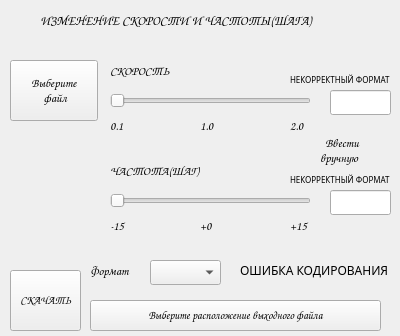
<?xml version="1.0" encoding="UTF-8"?>
<ui version="4.0">
 <class>Form</class>
 <widget class="QWidget" name="Form">
  <property name="geometry">
   <rect>
    <x>0</x>
    <y>0</y>
    <width>400</width>
    <height>336</height>
   </rect>
  </property>
  <property name="windowTitle">
   <string>Form</string>
  </property>
  <widget class="QLabel" name="label">
   <property name="geometry">
    <rect>
     <x>40</x>
     <y>0</y>
     <width>391</width>
     <height>41</height>
    </rect>
   </property>
   <property name="font">
    <font>
     <family>Comic Sans MS</family>
     <pointsize>10</pointsize>
    </font>
   </property>
   <property name="text">
    <string>ИЗМЕНЕНИЕ СКОРОСТИ И ЧАСТОТЫ(ШАГА)</string>
   </property>
  </widget>
  <widget class="QSlider" name="SpeedChangeSpeedSlider">
   <property name="geometry">
    <rect>
     <x>110</x>
     <y>90</y>
     <width>201</width>
     <height>22</height>
    </rect>
   </property>
   <property name="orientation">
    <enum>Qt::Horizontal</enum>
   </property>
  </widget>
  <widget class="QSlider" name="StepChangeSpeedSlider">
   <property name="geometry">
    <rect>
     <x>110</x>
     <y>190</y>
     <width>201</width>
     <height>22</height>
    </rect>
   </property>
   <property name="orientation">
    <enum>Qt::Horizontal</enum>
   </property>
  </widget>
  <widget class="QPushButton" name="FileChoseChangeSpeedButton">
   <property name="geometry">
    <rect>
     <x>10</x>
     <y>60</y>
     <width>88</width>
     <height>61</height>
    </rect>
   </property>
   <property name="font">
    <font>
     <family>Comic Sans MS</family>
    </font>
   </property>
   <property name="text">
    <string>Выберите
 файл</string>
   </property>
  </widget>
  <widget class="QLabel" name="PixmapChangeSpeedLabel">
   <property name="geometry">
    <rect>
     <x>17</x>
     <y>150</y>
     <width>71</width>
     <height>71</height>
    </rect>
   </property>
   <property name="text">
    <string/>
   </property>
  </widget>
  <widget class="QLineEdit" name="SpeedChangeSpeedLineEdit">
   <property name="geometry">
    <rect>
     <x>330</x>
     <y>90</y>
     <width>61</width>
     <height>25</height>
    </rect>
   </property>
  </widget>
  <widget class="QLineEdit" name="StepChangeSpeedLineEdit">
   <property name="geometry">
    <rect>
     <x>330</x>
     <y>190</y>
     <width>61</width>
     <height>25</height>
    </rect>
   </property>
  </widget>
  <widget class="QLabel" name="label_11">
   <property name="geometry">
    <rect>
     <x>320</x>
     <y>130</y>
     <width>68</width>
     <height>41</height>
    </rect>
   </property>
   <property name="font">
    <font>
     <family>Comic Sans MS</family>
    </font>
   </property>
   <property name="text">
    <string>  Ввести
вручную</string>
   </property>
  </widget>
  <widget class="QPushButton" name="ChangeSpeedChangeSpeedButton">
   <property name="geometry">
    <rect>
     <x>10</x>
     <y>270</y>
     <width>71</width>
     <height>61</height>
    </rect>
   </property>
   <property name="font">
    <font>
     <family>Comic Sans MS</family>
     <pointsize>8</pointsize>
     <weight>75</weight>
     <bold>true</bold>
    </font>
   </property>
   <property name="text">
    <string>СКАЧАТЬ</string>
   </property>
  </widget>
  <widget class="QLabel" name="label_12">
   <property name="geometry">
    <rect>
     <x>90</x>
     <y>230</y>
     <width>71</width>
     <height>16</height>
    </rect>
   </property>
   <property name="text">
    <string/>
   </property>
  </widget>
  <widget class="QComboBox" name="FormatChangeSpeedComboBox">
   <property name="geometry">
    <rect>
     <x>150</x>
     <y>260</y>
     <width>71</width>
     <height>25</height>
    </rect>
   </property>
  </widget>
  <widget class="QLabel" name="WarningChangeSpeedLabel">
   <property name="geometry">
    <rect>
     <x>240</x>
     <y>260</y>
     <width>151</width>
     <height>20</height>
    </rect>
   </property>
   <property name="font">
    <font>
     <family>Impact</family>
     <pointsize>9</pointsize>
    </font>
   </property>
   <property name="text">
    <string>ОШИБКА КОДИРОВАНИЯ</string>
   </property>
  </widget>
  <widget class="QLabel" name="label_14">
   <property name="geometry">
    <rect>
     <x>110</x>
     <y>60</y>
     <width>91</width>
     <height>21</height>
    </rect>
   </property>
   <property name="font">
    <font>
     <family>Comic Sans MS</family>
     <weight>75</weight>
     <bold>true</bold>
    </font>
   </property>
   <property name="text">
    <string>СКОРОСТЬ</string>
   </property>
  </widget>
  <widget class="QLabel" name="label_15">
   <property name="geometry">
    <rect>
     <x>110</x>
     <y>160</y>
     <width>141</width>
     <height>21</height>
    </rect>
   </property>
   <property name="font">
    <font>
     <family>Comic Sans MS</family>
     <weight>75</weight>
     <bold>true</bold>
    </font>
   </property>
   <property name="text">
    <string>ЧАСТОТА(ШАГ)</string>
   </property>
  </widget>
  <widget class="QLabel" name="label_16">
   <property name="geometry">
    <rect>
     <x>110</x>
     <y>110</y>
     <width>21</width>
     <height>31</height>
    </rect>
   </property>
   <property name="font">
    <font>
     <family>Comic Sans MS</family>
    </font>
   </property>
   <property name="text">
    <string>0.1</string>
   </property>
  </widget>
  <widget class="QLabel" name="label_17">
   <property name="geometry">
    <rect>
     <x>110</x>
     <y>210</y>
     <width>21</width>
     <height>31</height>
    </rect>
   </property>
   <property name="font">
    <font>
     <family>Comic Sans MS</family>
    </font>
   </property>
   <property name="text">
    <string>-15</string>
   </property>
  </widget>
  <widget class="QLabel" name="label_18">
   <property name="geometry">
    <rect>
     <x>200</x>
     <y>210</y>
     <width>21</width>
     <height>31</height>
    </rect>
   </property>
   <property name="font">
    <font>
     <family>Comic Sans MS</family>
    </font>
   </property>
   <property name="text">
    <string>+0</string>
   </property>
  </widget>
  <widget class="QLabel" name="label_19">
   <property name="geometry">
    <rect>
     <x>200</x>
     <y>110</y>
     <width>21</width>
     <height>31</height>
    </rect>
   </property>
   <property name="font">
    <font>
     <family>Comic Sans MS</family>
    </font>
   </property>
   <property name="text">
    <string>1.0</string>
   </property>
  </widget>
  <widget class="QLabel" name="label_20">
   <property name="geometry">
    <rect>
     <x>290</x>
     <y>110</y>
     <width>31</width>
     <height>31</height>
    </rect>
   </property>
   <property name="font">
    <font>
     <family>Comic Sans MS</family>
    </font>
   </property>
   <property name="text">
    <string>2.0</string>
   </property>
  </widget>
  <widget class="QLabel" name="label_21">
   <property name="geometry">
    <rect>
     <x>290</x>
     <y>210</y>
     <width>31</width>
     <height>31</height>
    </rect>
   </property>
   <property name="font">
    <font>
     <family>Comic Sans MS</family>
    </font>
   </property>
   <property name="text">
    <string>+15</string>
   </property>
  </widget>
  <widget class="QLabel" name="label_22">
   <property name="geometry">
    <rect>
     <x>90</x>
     <y>260</y>
     <width>68</width>
     <height>21</height>
    </rect>
   </property>
   <property name="font">
    <font>
     <family>Comic Sans MS</family>
    </font>
   </property>
   <property name="text">
    <string>Формат</string>
   </property>
  </widget>
  <widget class="QPushButton" name="PathChangeSpeedButton">
   <property name="geometry">
    <rect>
     <x>90</x>
     <y>300</y>
     <width>291</width>
     <height>31</height>
    </rect>
   </property>
   <property name="font">
    <font>
     <family>Comic Sans MS</family>
     <pointsize>8</pointsize>
    </font>
   </property>
   <property name="text">
    <string>Выберите расположение выходного файла</string>
   </property>
  </widget>
  <widget class="QLabel" name="SpeedWarningChangeSpeedLabel">
   <property name="geometry">
    <rect>
     <x>290</x>
     <y>70</y>
     <width>101</width>
     <height>20</height>
    </rect>
   </property>
   <property name="font">
    <font>
     <family>Impact</family>
     <pointsize>6</pointsize>
    </font>
   </property>
   <property name="text">
    <string>НЕКОРРЕКТНЫЙ ФОРМАТ</string>
   </property>
  </widget>
  <widget class="QLabel" name="StepWarningChangeSpeedLabel">
   <property name="geometry">
    <rect>
     <x>290</x>
     <y>170</y>
     <width>101</width>
     <height>20</height>
    </rect>
   </property>
   <property name="font">
    <font>
     <family>Impact</family>
     <pointsize>6</pointsize>
    </font>
   </property>
   <property name="text">
    <string>НЕКОРРЕКТНЫЙ ФОРМАТ</string>
   </property>
  </widget>
 </widget>
 <resources/>
 <connections/>
</ui>
